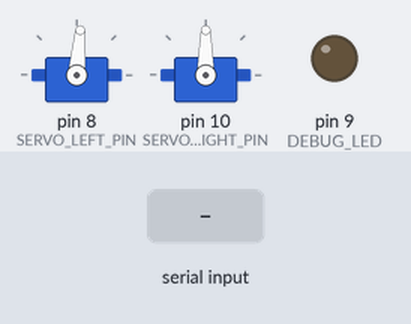
A sketch run on a simulated Arduino Uno, built with avr-gcc and run on an emulated ATmega328P. On the bench: 2 × servo, output pins drawn as LEDs (lit = HIGH). Inputs (shaded band) come from the test bench.

Above: at 1.2 s.
1.3 s: "J" received over Serial
At 1.7 s:
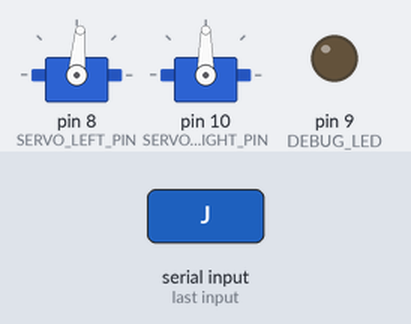
2.9 s: "E" received over Serial
At 4.2 s:
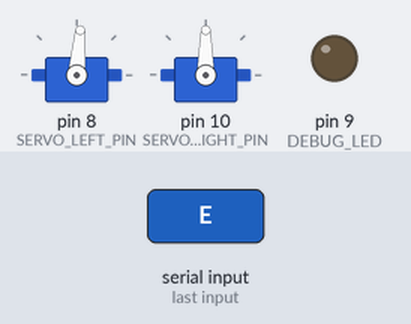
Timing chart, 0 to 5.9 s (numbered marks = the images above; inputs shaded):
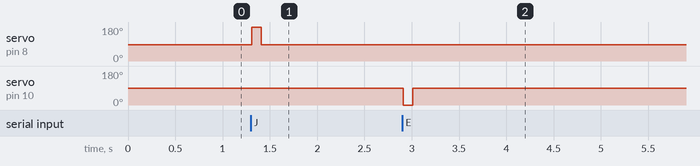

Measured:
- after the input at 1.3 s, servo on pin 8 (SERVO_LEFT_PIN): 85° → 180° at once, → 85° 0.10 s later
- after the input at 2.9 s, servo on pin 10 (SERVO_RIGHT_PIN): 90° → 0° at once, → 90° 0.10 s later

The sketch:

RemoteControlRover.ino
```cpp
#include <Servo.h>

// Servo control lines (orange)
#define SERVO_LEFT_PIN 8
#define SERVO_RIGHT_PIN 10

// Values that completely stop the servos
#define SERVO_LEFT_STOP 85
#define SERVO_RIGHT_STOP 90

// Values that move the rover forward in a straight line
#define SERVO_LEFT_FORWARD 180
#define SERVO_RIGHT_FORWARD 0
#define SERVO_LEFT_BACKWARD 0
#define SERVO_RIGHT_BACKWARD 180

#define DEBUG_LED 9

Servo servo_left, servo_right;

long lastLeftButtonTime, lastRightButtonTime;

void setup()
{
  // Attach servos and default to stopped mode
  servo_left.attach(SERVO_LEFT_PIN);
  servo_left.write(SERVO_LEFT_STOP);
  servo_right.attach(SERVO_RIGHT_PIN);
  servo_right.write(SERVO_RIGHT_STOP);

  // Set up IR receiver
  Serial.begin(1200);

  pinMode(DEBUG_LED, OUTPUT);
}

void loop()
{
  if (Serial.available())
  {
    char code = Serial.read();
    if (code == 'J')
    {
      servo_left.write(SERVO_LEFT_FORWARD);
      lastLeftButtonTime = millis();
    }
    if (code == 'E')
    {
  servo_right.write(SERVO_RIGHT_FORWARD);
      lastRightButtonTime = millis();
    }
  }

  if (millis() - lastLeftButtonTime > 100)
  {
    servo_left.write(SERVO_LEFT_STOP);
  }
  if (millis() - lastRightButtonTime > 100)
  {
    servo_right.write(SERVO_RIGHT_STOP);
  }

//  if (Serial.available())
//  {
//    char code = Serial.read();
//    Serial.flush();
//    if (code == 'J')
//    {
//      moveForward();
//    }
//    if (code == 'E')
//    {
//      stop();
//    }
//  }
}

void moveForward()
{
  servo_left.write(SERVO_LEFT_FORWARD);
  servo_right.write(SERVO_RIGHT_FORWARD);
}

void stop()
{
  servo_left.write(SERVO_LEFT_STOP);
  servo_right.write(SERVO_RIGHT_STOP);
}

void rotateRight()
{
  servo_left.write(SERVO_LEFT_FORWARD);
  servo_right.write(SERVO_RIGHT_BACKWARD);
}

void rotateLeft()
{
  servo_left.write(SERVO_LEFT_BACKWARD);
  servo_right.write(SERVO_RIGHT_FORWARD);
}
```
